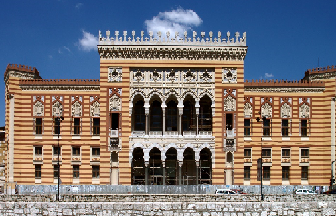
#> input picture LV9/Vijecnica.bmp, 336 x 216 px
$ jupyter execute MMS_LV09_JPEG_Kompresija.ipynb
#> lines starting #> are read from the running program, lines starting #| are printed output that depends on the picture; after the words box and inside, x2 and y2 are one past the last pixel; in counts of white or black regions, pixels touching at a corner belong together
Univerzitet u Sarajevu
<br> Elektrotehnički fakultet
#### **Predmet: Multimedijalni Sistemi**

# Laboratorijska vježba 09: Koraci JPEG kompresije

Za izradu laboratorijske vježbe treba koristiti odgovarajuću Jupyter Notebook datoteku. Urađenu vježbu je potrebno konvertirati u PDF format, a zatim je PDF datoteku potrebno predati do postavljenog roka koristeći platformu Zamger.

Ime i prezime studenta, broj indeksa: Ismar Muslić, 2366/19304

Datum izrade izvještaja: 24.5.2026.

---

## Zadatak 1.

Za ovu vježbu je potrebno preuzeti testnu sliku <code>Vijecnica.bmp</code> koja se nalazi na C2 platformi neposredno ispod linka za ove vježbe. Ovu sliku  je potrebno pozicionirati u isti direktorij u kojem se izvodi *ipynb file*.

Potrebno je implementirati funkciju <code>JPEGKomp(B)</code> koja kao ulazni argument uzima blok dimenzija 8x8 koji prikazuje vrijednost intenziteta piksela luminantne komponente Y. Funkcija nad blokom B izvodi sljedeće korake JPEG kompresije:

1. Od vrijednosti intenziteta piksela bloka B se prvo oduzima 128;

2. Nad blokom B se izvodi dvodimenzionalni DCT, što rezultira matricom <code>DCTKoef</code> koja sadrži DCT koeficijente. Za izvođenje 2D diskretne kosinusne transformacije (DCT) koristite funkciju <code>dct</code> iz modula *scipy.fftpack* <code>(from scipy. fftpack import dct)</code>. Dvodimenzionalnu DCT nad blokom B možete dobiti na sljedeći način: <code>dct(dct(B,  axis = 0, norm = 'ortho'), axis = 1, norm = 'ortho').astype(int)</code>. Primijetite da je funkcija <code>dct</code> pozvana dva puta imajući u vidu da jedan poziv ove funkcije izvodi DCT samo u jednoj dimenziji. Isto tako, primijetite da je napravljena konverzija u cjelobrojne vrijednosti.

3. Koristeći kvantizacijsku tabelu <code>Q</code> definiranu u kodu ispod izvesti kvantizaciju DCT koeficijenata na sljedeći način:

<code>QDCTKoef[i][j] = round(DCTKoef[i][j] / Q[i][j])</code>

Funkcija <code>JPEGKoraci(B)</code> kao ulazni argument prima blok *B* dimenzija 8x8 koji predstavlja intenzitet vrijednosti piksela luminantne komponente *Y*. Kao rezultat funkcija vraća dvije matrice: matricu DCT koeficijenata <code>DCTKoef</code> i matricu kvantiziranih DCT koeficijenata <code>QDCTKoef</code>.

Detaljan opis koraka JPEG kompresije možete naći u PDFmaterijalima na platformi C2 (poglavlje 6, str. 145-166).

**Rješenje:**

[cell 1]
import numpy as np
import copy
import cv2
from matplotlib import pyplot
from matplotlib import image as mpimage # posto se koristi varijabla image, pa dolazi do preklapanja
from scipy.fftpack import dct

[cell 2]
# matrica sa kvantizacijskim koeficjentima
Q = [
    [16, 11, 10, 16, 24, 40, 51, 61],
    [12, 12, 14, 19, 26, 58, 60, 55],
    [14, 13, 16, 24, 40, 57, 69, 56],
    [14, 17, 22, 29, 51, 87, 80, 62],
    [18, 22, 37, 56, 68, 109, 103, 77],
    [24, 35, 55, 64, 81, 104, 113, 92],
    [49, 64, 78, 87, 103, 121, 120, 101],
    [72, 92, 95, 98, 112, 100, 103, 99]
]

[cell 3]
def JPEGKomp(B):
    # JPEG kompresija nad blokom slike (8x8)
    # 1. oduzimanje 128 od vrijednosti piksela kako bi se vrijednosti skoncentrisale oko 0
    # 2. 2D DCT (cjelobrojna matrica koeficjenata DCTKoef kao rezultat)
    # 3. Kvantizacija (round(DCT[i][j]/Q[i][j])) - rezultat je QDCTKoef cjelobrojna matrica

    B_shifted = B.astype(float) - 128

    DCTKoef = dct(dct(B_shifted, axis=0, norm='ortho'), axis=1, norm='ortho').astype(int)

    QDCTKoef = np.round(DCTKoef / Q).astype(int)

    return DCTKoef, QDCTKoef

Nakon implementacije funkcije, potrebno je izvesti programski kod ispod koji se odnosi na blok B1 tako da dobije prikazani ispis i grafički prikaz rezultata. Za izvođenje koda ispod biti će potrebno da imate instaliran modul CV2. Ako ovaj modul već nije instaliran, to možete napraviti npr. na sljedeći način: <code>pip install opencv-python</code>.

[cell 4]
# ucitavanje slike
path = "Vijecnica.bmp"

[cell 5]
image = mpimage.imread(path).copy() # da ne bude readonly
#> image is the input picture: shape (216, 336, 3); mean R, G, B 121.4, 117.3, 119.4

# Označavanje bloka B1 crvenom bojom
height, width, channels = image.shape
#> height = 216; width = 336; channels = 3
pocetak1 = (7,7)
kraj1 = (16,16)
boja1 = (255,0,0)
debljina = 1
image = cv2.rectangle(image, pocetak1, kraj1, boja1, debljina)
#> image: shape (216, 336, 3); 0.05% of pixels changed, all inside (x1, y1, x2, y2) = (7, 7, 17, 17)

# Označavanje bloka B2 zelenom bojom
pocetak2 = (18,100)
kraj2 = (27,109)
boja2 = (0,255,0)
image = cv2.rectangle(image, pocetak2, kraj2, boja2, debljina)
#> image: shape (216, 336, 3); mean R, G, B 121.4, 117.3, 119.3

# Označavanje bloka B3 plavom bojom
pocetak3 = (150, 47)
kraj3 = (159, 56)
boja3 = (0,0,255)
image = cv2.rectangle(image, pocetak3, kraj3, boja3, debljina)
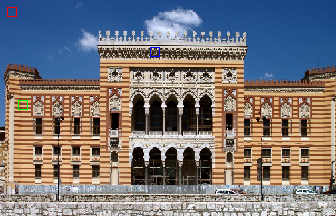
#> image: shape (216, 336, 3); mean R, G, B 121.4, 117.3, 119.3

print("Testna slika: \nCrvenom bojom  označen blok B1. \nZelenom bojom označen blok B2. \nPlavom bojom označen blok B3.\n")

pyplot.figure(figsize = (14,10))
pyplot.imshow(image)
pyplot.show()

# Blok B je definiran elementima slike pohranjene u matrici image sadržanim u rasponu:
# image[pocetak[1]+1:kraj[1],pocetak[0]+1:kraj[0]]
# Napomena: pocetak[1] uvećevamo za 1 jer pravokutnik koji označava blok nije sastavni dio bloka
B1=copy.deepcopy(image[pocetak1[1]+1:kraj1[1],pocetak1[0]+1:kraj1[0]])

print("\nGrafički prikaz bloka B1:\n")
pyplot.imshow(B1)
pyplot.show()
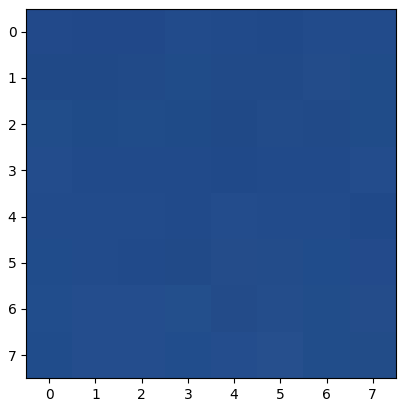
#> figure drawn by matplotlib, 1 panel

# Izračunavanje Y komponente bloka B1
R, G, B = B1[:,:,0], B1[:,:,1], B1[:,:,2]
B1Y = (0.2989 * R + 0.5870 * G + 0.1140 * B).astype(int)

print("Vrijednosti intenziteta piksela luminantne komponente Y za blok B1:\n")
print(B1Y)
#| [[68 67 67 70 69 68 70 70]
#|  [67 67 68 69 68 68 70 69]
#|  [70 68 69 68 67 69 68 69]
#|  [71 69 69 69 68 69 69 71]
#|  [70 70 70 69 71 70 70 68]
#|  [70 70 69 68 71 70 70 69]
#|  [71 72 72 72 70 71 70 71]
#|  [70 72 72 71 72 73 70 70]]
print("\nGrafički prikaz luminantne komponente Y za blok B1:\n")
pyplot.imshow(B1Y,cmap='gray',vmin=0,vmax=255)
pyplot.show()
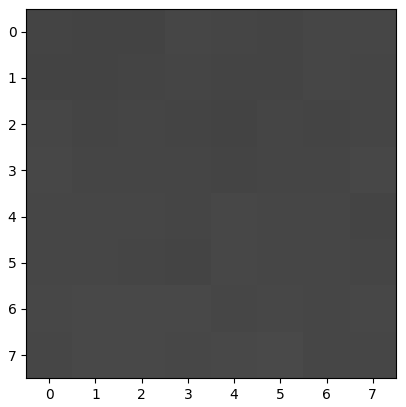
#> figure drawn by matplotlib, 1 panel

DCTKoef1,QDCTKoef1 = JPEGKomp(B1Y)
print("\nDCT koeficijenti Y komponente za blok B1:\n")
print(DCTKoef1)
#| [[-467    0    0    0    0    0    0    0]
#|  [  -8   -2    1    0    1    2    0    0]
#|  [   1   -1   -1   -1    0    0    0    0]
#|  [   0    0    0    0    0    0   -2    1]
#|  [   1    0    0    0    0    0    0    0]
#|  [   1    0    2   -1    1    0    0   -1]
#|  [  -1    0    0    1    0    0    0    0]
#|  [   0    1    0    0    0    0    0    0]]
print("\nKvantizirani DCT koeficijenti Y komponente za blok B1:\n")
print(QDCTKoef1)
#| [[-29   0   0   0   0   0   0   0]
#|  [ -1   0   0   0   0   0   0   0]
#|  [  0   0   0   0   0   0   0   0]
#|  [  0   0   0   0   0   0   0   0]
#|  [  0   0   0   0   0   0   0   0]
#|  [  0   0   0   0   0   0   0   0]
#|  [  0   0   0   0   0   0   0   0]
#|  [  0   0   0   0   0   0   0   0]]

Nadalje, potrebno je izvesti programski kod ispod koji se odnosi na blok B2 tako da dobije prikazani ispis i grafički prikaz rezultata. Osim toga, potrebno je dodati i testiranje za **proizvoljno odabrani blok B3** koji na testnoj slici prikazanoj iznad treba biti označen **plavom bojom**. Rezultati testa za blok B3 trebaju imati iste elemente kao i testovi za blokove B1 i B2.

[cell 6]
# Blok B2
B2=copy.deepcopy(image[pocetak2[1]+1:kraj2[1],pocetak2[0]+1:kraj2[0]])

print("\nGrafički prikaz bloka B2:\n")
pyplot.imshow(B2)
pyplot.show()
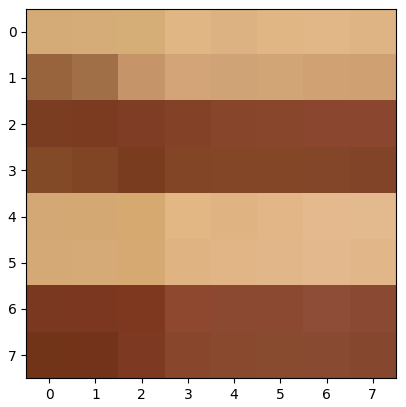
#> figure drawn by matplotlib, 1 panel

# Izračunavanje Y komponente bloka B2
R, G, B = B2[:,:,0], B2[:,:,1], B2[:,:,2]
B2Y = (0.2989 * R + 0.5870 * G + 0.1140 * B).astype(int)

print("Vrijednosti intenziteta piksela luminantne komponente Y za blok B2:\n")
print(B2Y)
#| [[177 178 179 188 185 188 190 187]
#|  [111 121 157 173 171 172 169 168]
#|  [ 76  75  77  81  85  86  87  87]
#|  [ 86  82  74  83  84  84  84  83]
#|  [175 174 175 190 186 189 192 193]
#|  [176 177 176 186 188 189 191 189]
#|  [ 72  72  74  90  89  89  93  89]
#|  [ 67  67  74  86  89  90  89  86]]
print("\nGrafički prikaz luminentne komponente Y za blok B2:\n")
pyplot.imshow(B2Y,cmap='gray',vmin=0,vmax=255)
pyplot.show()
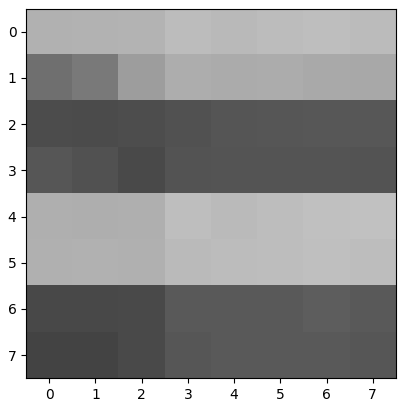
#> figure drawn by matplotlib, 1 panel

DCTKoef2,QDCTKoef2 = JPEGKomp(B2Y)
print("\nDCT koeficijenti Y komponente za blok B2:\n")
print(DCTKoef2)
#| [[  12  -56  -23    1    7    8   -3   -5]
#|  [ 118   -4   -7   -6   -2    0    4    1]
#|  [ -16  -14  -14   -4   -2    2    2    1]
#|  [ 323    1    3   -1    0    1   -2   -2]
#|  [  27   15   12    5    1    0   -2   -2]
#|  [-166   25   19    9    0   -2   -5   -1]
#|  [  34   17   15    6   -2   -4   -1    0]
#|  [  -7    2    6    0    0    0   -1    0]]
print("\nKvantizirani DCT koeficijenti Y komponente za blok B2:\n")
print(QDCTKoef2)
#| [[ 1 -5 -2  0  0  0  0  0]
#|  [10  0  0  0  0  0  0  0]
#|  [-1 -1 -1  0  0  0  0  0]
#|  [23  0  0  0  0  0  0  0]
#|  [ 2  1  0  0  0  0  0  0]
#|  [-7  1  0  0  0  0  0  0]
#|  [ 1  0  0  0  0  0  0  0]
#|  [ 0  0  0  0  0  0  0  0]]

[cell 7]
# Blok B3
B3=copy.deepcopy(image[pocetak3[1]+1:kraj3[1],pocetak3[0]+1:kraj3[0]])

print("\nGrafički prikaz bloka B3:\n")
pyplot.imshow(B3)
pyplot.show()
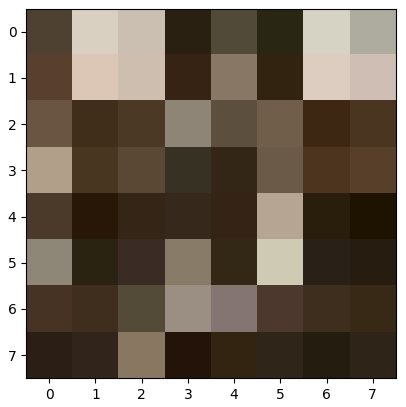
#> figure drawn by matplotlib, 1 panel

# Izračunavanje Y komponente bloka B3
R, G, B = B3[:,:,0], B3[:,:,1], B3[:,:,2]
B3Y = (0.2989 * R + 0.5870 * G + 0.1140 * B).astype(int)

print("Vrijednosti intenziteta piksela luminantne komponente Y za blok B3:\n")
print(B3Y)
#| [[ 67 208 192  32  74  36 210 171]
#|  [ 68 203 193  38 122  37 208 193]
#|  [ 89  49  60 133  80  97  43  56]
#|  [161  56  75  49  40  93  56  67]
#|  [ 61  26  40  42  38 168  31  20]
#|  [135  35  46 124  41 200  33  29]
#|  [ 54  49  75 145 121  60  48  43]
#|  [ 32  38 121  22  38  38  28  37]]
print("\nGrafički prikaz luminentne komponente Y za blok B3:\n")
pyplot.imshow(B3Y,cmap='gray',vmin=0,vmax=255)
pyplot.show()
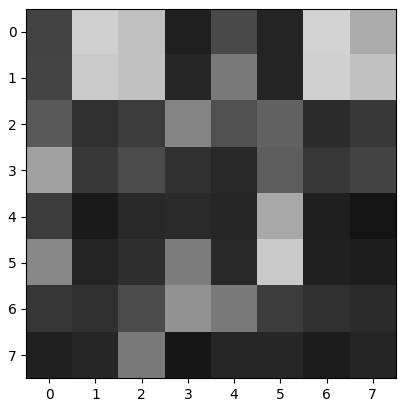
#> figure drawn by matplotlib, 1 panel

DCTKoef3,QDCTKoef3 = JPEGKomp(B3Y)
print("\nDCT koeficijenti Y komponente za blok B3:\n")
print(DCTKoef3)
#| [[-364   18    9   -8  -53   10   44    6]
#|  [ 181  -29  129  -98  -73  -43  -92   79]
#|  [  79  -15   41 -168  -68  -51  -98  120]
#|  [  66  -25   11   29  -48    0   -2  -34]
#|  [ -67    6   67   -7  -62  -13   29   37]
#|  [   5   34  -17    5   64   33  -19  -13]
#|  [ -44   19  -23   52   12   38   55  -72]
#|  [ -58  -23  -79    3   16   -6  -15  -24]]
print("\nKvantizirani DCT koeficijenti Y komponente za blok B3:\n")
print(QDCTKoef3)
#| [[-23   2   1   0  -2   0   1   0]
#|  [ 15  -2   9  -5  -3  -1  -2   1]
#|  [  6  -1   3  -7  -2  -1  -1   2]
#|  [  5  -1   0   1  -1   0   0  -1]
#|  [ -4   0   2   0  -1   0   0   0]
#|  [  0   1   0   0   1   0   0   0]
#|  [ -1   0   0   1   0   0   0  -1]
#|  [ -1   0  -1   0   0   0   0   0]]
